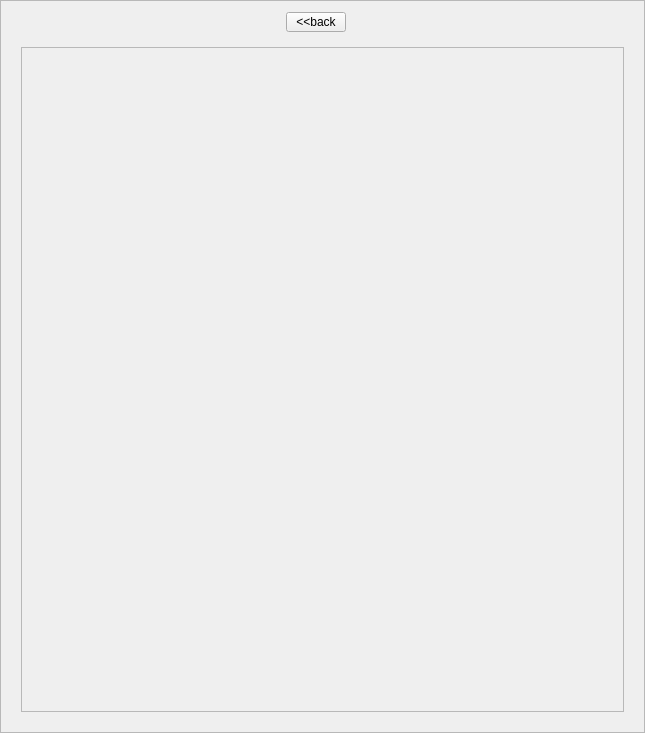
<?xml version="1.0" encoding="UTF-8"?>
<ui version="4.0">
 <class>Result</class>
 <widget class="QFrame" name="Result">
  <property name="geometry">
   <rect>
    <x>0</x>
    <y>0</y>
    <width>645</width>
    <height>733</height>
   </rect>
  </property>
  <property name="sizePolicy">
   <sizepolicy hsizetype="Preferred" vsizetype="Preferred">
    <horstretch>0</horstretch>
    <verstretch>0</verstretch>
   </sizepolicy>
  </property>
  <property name="maximumSize">
   <size>
    <width>10000</width>
    <height>10000</height>
   </size>
  </property>
  <property name="windowTitle">
   <string>Frame</string>
  </property>
  <property name="frameShape">
   <enum>QFrame::StyledPanel</enum>
  </property>
  <property name="frameShadow">
   <enum>QFrame::Raised</enum>
  </property>
  <layout class="QVBoxLayout" name="verticalLayout">
   <item>
    <widget class="QFrame" name="frame">
     <property name="frameShape">
      <enum>QFrame::NoFrame</enum>
     </property>
     <property name="frameShadow">
      <enum>QFrame::Raised</enum>
     </property>
     <layout class="QHBoxLayout" name="horizontalLayout">
      <property name="topMargin">
       <number>0</number>
      </property>
      <property name="bottomMargin">
       <number>0</number>
      </property>
      <item>
       <spacer name="horizontalSpacer">
        <property name="orientation">
         <enum>Qt::Horizontal</enum>
        </property>
        <property name="sizeHint" stdset="0">
         <size>
          <width>40</width>
          <height>20</height>
         </size>
        </property>
       </spacer>
      </item>
      <item>
       <widget class="QPushButton" name="backButton">
        <property name="maximumSize">
         <size>
          <width>60</width>
          <height>20</height>
         </size>
        </property>
        <property name="text">
         <string>&lt;&lt;back</string>
        </property>
       </widget>
      </item>
      <item>
       <widget class="QLabel" name="currentActionLabel">
        <property name="font">
         <font>
          <weight>75</weight>
          <bold>true</bold>
         </font>
        </property>
        <property name="text">
         <string/>
        </property>
        <property name="alignment">
         <set>Qt::AlignCenter</set>
        </property>
        <property name="wordWrap">
         <bool>true</bool>
        </property>
       </widget>
      </item>
      <item>
       <spacer name="horizontalSpacer_2">
        <property name="orientation">
         <enum>Qt::Horizontal</enum>
        </property>
        <property name="sizeHint" stdset="0">
         <size>
          <width>40</width>
          <height>20</height>
         </size>
        </property>
       </spacer>
      </item>
     </layout>
    </widget>
   </item>
   <item>
    <widget class="QStackedWidget" name="stackedWidget">
     <widget class="QWidget" name="list_page">
      <layout class="QVBoxLayout" name="verticalLayout_3">
       <item>
        <widget class="QScrollArea" name="scrollArea">
         <property name="widgetResizable">
          <bool>true</bool>
         </property>
         <widget class="QWidget" name="list_content">
          <property name="geometry">
           <rect>
            <x>0</x>
            <y>0</y>
            <width>601</width>
            <height>663</height>
           </rect>
          </property>
          <layout class="QVBoxLayout" name="verticalLayout_2"/>
         </widget>
        </widget>
       </item>
      </layout>
     </widget>
     <widget class="QWidget" name="info_page">
      <layout class="QVBoxLayout" name="movieInfoLayout">
       <item>
        <widget class="QScrollArea" name="scrollArea_2">
         <property name="widgetResizable">
          <bool>true</bool>
         </property>
         <widget class="QWidget" name="info_content">
          <property name="geometry">
           <rect>
            <x>0</x>
            <y>0</y>
            <width>96</width>
            <height>26</height>
           </rect>
          </property>
          <layout class="QVBoxLayout" name="verticalLayout_8"/>
         </widget>
        </widget>
       </item>
      </layout>
     </widget>
    </widget>
   </item>
  </layout>
 </widget>
 <resources/>
 <connections/>
</ui>
